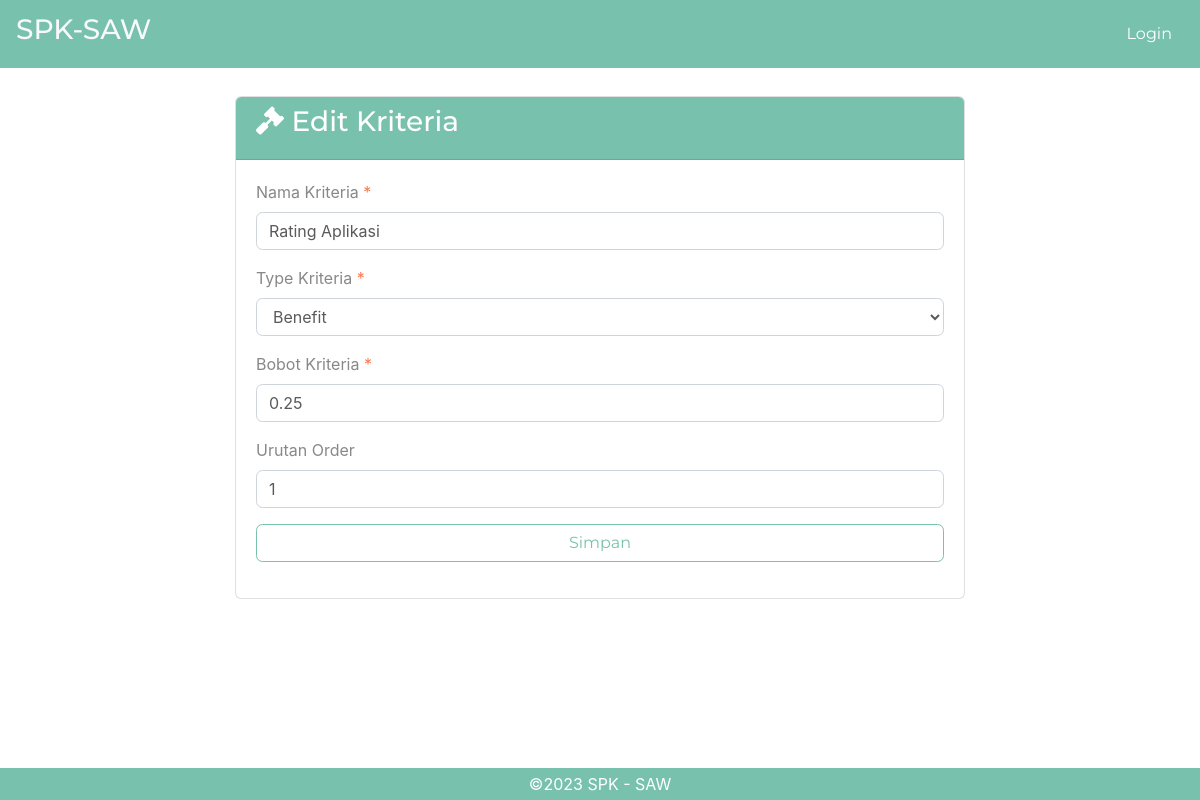
The page /edit-kriteria.php?id=49 on the database its author committed.
### tables this page shows
CREATE TABLE `kriteria` (
  `id_kriteria` int(10) NOT NULL,
  `nama` varchar(30) NOT NULL,
  `type` enum('benefit','cost') NOT NULL,
  `bobot` float NOT NULL,
  `ada_pilihan` tinyint(1) DEFAULT NULL,
  `urutan_order` int(2) NOT NULL
);

### edit-kriteria.php (the view, shortened to what this page needs)
<?php require_once('includes/init.php'); ?>
<?php
$sukses = false;
$ada_error = false;
$id_kriteria = (isset($_GET['id'])) ? trim($_GET['id']) : '';
if(!$id_kriteria) {
	$ada_error = 'Maaf, data tidak dapat diproses.';
} else {
	$query = $pdo->prepare('SELECT * FROM kriteria WHERE kriteria.id_kriteria = :id_kriteria');
	$query->execute(array('id_kriteria' => $id_kriteria));
	$result = $query->fetch();
	$id_kriteria = (isset($result['id_kriteria'])) ? trim($result['id_kriteria']) : '';
	$nama = (isset($result['nama'])) ? trim($result['nama']) : '';
	$type = (isset($result['type'])) ? trim($result['type']) : '';
	$bobot = (isset($result['bobot'])) ? trim($result['bobot']) : '';
	$urutan_order = (isset($result['urutan_order'])) ? trim($result['urutan_order']) : '';
}
?>
<?php
$judul_page = 'Edit Kriteria';
require_once('head.php');
require_once('navbar.php');
?>
<div class="container pt-5 pb-5">
	<div class="row ">
		<div class="col col-md-8 mx-auto">
			<div class="card mb-5">
				<div class="card-header pt-2 bg-primary text-white">
					<h3> <i class="fa fa-gavel" ></i> <?php echo $judul_page; ?></h3>
				</div>
						<?php if($sukses): ?>
							<div class="msg-box">
								<p>Data berhasil disimpan</p>
							</div>
						<?php elseif($ada_error): ?>
							<p><?php echo $ada_error; ?></p>
						<?php else: ?>
					<div class="card-body">
						<form action="edit-kriteria.php?id=<?php echo $id_kriteria; ?>" method="post">
							<div class="form-group">
								<label>Nama Kriteria <span class="text-danger">*</span></label>
								<input type="text" class="form-control" name="nama" value="<?php echo $nama; ?>">
							</div>
							<div class="form-group">
								<label>Type Kriteria <span class="text-danger">*</span></label>
								<select name="type" class="form-control">
									<option value="benefit" <?php selected($type, 'benefit'); ?>>Benefit</option>
								</select>
							</div>
							<div class="form-group">
								<label>Bobot Kriteria <span class="text-danger">*</span></label>
								<input type="number" class="form-control" name="bobot" value="<?php echo $bobot; ?>" step="0.01">
							</div>
							<div class="form-group">
								<label>Urutan Order</label>
								<input type="number" class="form-control" name="urutan_order" value="<?php echo $urutan_order; ?>">
							</div>
							<div class="form-group">
								<button type="submit" name="submit" value="submit" class="btn btn-outline-primary form-control">Simpan</button>
							</div>
						</form>
						<?php endif; ?>
					</div>
			</div>
		</div>
	</div>
</div>
<?php
require_once('foot.php');

### rows shown on the page
kriteria: nama "Rating Aplikasi", type "Benefit", bobot "0.25", urutan_order "1"

### other values the page prints
$judul_page "Edit Kriteria"
